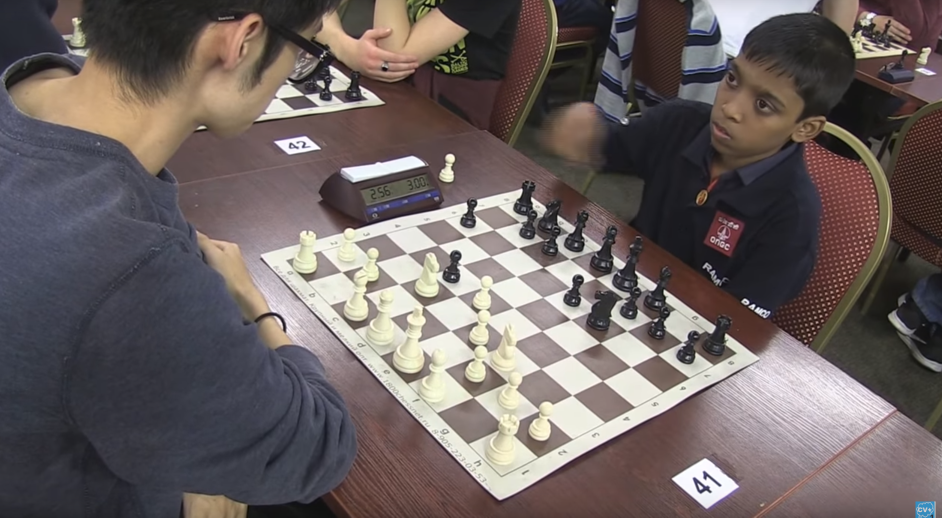
#> input picture input/img_2.png, 1884 x 1035 px (shown at 1/2 size)
$ python -i FindChessboardsWithML.py   (imports and definitions only)   (older library calls are emulated)
#> lines starting #> are read from the running program, lines starting #| are printed output that depends on the picture
# coding=utf-8
import PIL.Image
import matplotlib.image as mpimg
import scipy.ndimage
import cv2 # For Sobel etc
import glob
import numpy as np
import matplotlib.pyplot as plt
import tensorflow as tf
from matplotlib.pyplot import figure, imshow, axis
from matplotlib.image import imread
import time
# [1 line not run here, left out]
plt.rcParams['image.cmap'] = 'jet' # Default colormap is jet


from tensorflow.contrib import predictor

export_dir = 'ml/model/001/1521934334'
# [1 line that did not run here, left out]

# Saddle
def getSaddle(gray_img):
    img = gray_img#.astype(np.float64)
    gx = cv2.Sobel(img,cv2.CV_32F,1,0)
    gy = cv2.Sobel(img,cv2.CV_32F,0,1)
    gxx = cv2.Sobel(gx,cv2.CV_32F,1,0)
    gyy = cv2.Sobel(gy,cv2.CV_32F,0,1)
    gxy = cv2.Sobel(gx,cv2.CV_32F,0,1)

    S = -gxx*gyy + gxy**2
    return S

def fast_nonmax_sup(img, win=21):
  element = np.ones([win, win], np.uint8)
  img_dilate = cv2.dilate(img, element)
  peaks = cv2.compare(img, img_dilate, cv2.CMP_EQ)
  # nonzeroImg = cv2.compare(img, 0, cv2.CMP_NE)
  # peaks = cv2.bitwise_and(peaks, nonzeroImg)
  # peaks[img == 0] = 0
  # notPeaks = cv2.bitwise_not(peaks)

  img[peaks == 0] = 0
  # return img

# [282 lines left out: functions getMinSaddleDist, simplifyContours, is_square, getAngle, getContourVals, pruneContours and 12 more, not called in this run]

def pruneSaddle(s, init=128):
    thresh = init
    score = (s>0).sum()
    while (score > 10000):
        thresh = thresh*2
        s[s<thresh] = 0
        score = (s>0).sum()


def getFinalSaddlePoints(img): # 32ms -> 15ms
    # blur_img = cv2.blur(img, (3,3)) # Blur it (.5ms)
    saddle = getSaddle(img) # 6ms
    # a = time.time()
    pruneSaddle(saddle, 1024) # (1024 = 8ms)
    # b = time.time()
    # print("getSaddle() took %.2f ms" % ((b-a)*1e3))
    # saddle[saddle<100000]=0 # Hardcoded ~1ms
    fast_nonmax_sup(saddle) # ~6ms
    spts = np.argwhere(saddle)

    return spts, saddle

def processImage(img_gray):
  a = time.time()
  spts, saddle = getFinalSaddlePoints(img_gray)
  b = time.time()
  t_saddle = (b-a)
  WINSIZE = 5

  tiles = []
  pred_pts = []
  for pt in spts:
    # Build tiles
    if (np.any(pt <= WINSIZE) or np.any(pt >= np.array(img_gray.shape[:2]) - WINSIZE)):
      continue
    else:
      tile = img_gray[pt[0]-WINSIZE:pt[0]+WINSIZE+1, pt[1]-WINSIZE:pt[1]+WINSIZE+1]
      tiles.append(tile)
      pred_pts.append(pt)
  tiles = np.array(tiles, dtype=np.uint8)

  a = time.time()
  predictions = predict_fn(
    {"x": tiles})

  # print(predictions)

  good_pts = []
  bad_pts = []
  final_predictions = []
  prediction_levels = []
  for i, prediction in enumerate(predictions['probabilities']):
    c = prediction.argmax()
  # for i, prediction in enumerate(predictions['class_ids']):
  #   c = prediction
    pt = pred_pts[i]
    final_predictions.append(c)
    prediction_levels.append(prediction[1])
  b = time.time()
  t_pred = b-a
  print(" - Saddle took %.2f ms (%d pts), Predict took %.2f ms" % (t_saddle*1e3, len(spts), t_pred*1e3)) # ~2-3ms

  ml_pts = np.array(pred_pts)[np.array(prediction_levels)>0.8,:]
  bad_pts_mask = calculateOutliers(ml_pts)

  ml_pts_inliers = ml_pts[~bad_pts_mask,:]

  return ml_pts_inliers, saddle

def findChessboard(img, min_pts_needed=15, max_pts_needed=25):
    spts, saddle = processImage(img)

    edges = cv2.Canny(img, 20, 250)
    contours_all, hierarchy = getContours(img, edges)
    contours, hierarchy = pruneContours(contours_all, hierarchy, saddle)

    curr_num_good = 0
    curr_grid_next = None
    curr_grid_good = None
    curr_M = None

    for cnt_i in range(len(contours)):
        #print ("On Contour %d" % cnt_i)
        cnt = contours[cnt_i].squeeze()
        grid_curr, ideal_grid, M = getInitChessGrid(cnt)

        for grid_i in range(7):
            grid_curr, ideal_grid, _ = makeChessGrid(M, N=(grid_i+1))
            grid_next, grid_good = findGoodPoints(grid_curr, spts)
            num_good = np.sum(grid_good)
            #print('I %d (N=%d), num_good: %d of %d' % (grid_i, grid_i+1, num_good, grid_good.size))
            if num_good < 4:
                M = None
                #print ("Failed to converge on this one")
                break
            M, _ = generateNewBestFit(ideal_grid, grid_next, grid_good)
            # Check that a valid and reasonable M was returned
            if M is None or np.abs(M[0,0] / M[1,1]) > 15 or np.abs(M[1,1] / M[0,0]) > 15:
#             if M is None:
                M = None
                #print ("Failed to converge on this one")
                break
        if M is None:
            continue
        elif num_good > curr_num_good:
            curr_num_good = num_good
            curr_grid_next = grid_next
            curr_grid_good = grid_good
            curr_M = M

        # If we found something with more than max needed, good enough to stop here
        if num_good > max_pts_needed:
            break

    # If we found something
    if curr_num_good > min_pts_needed:
        final_ideal_grid = getIdentityGrid(2+2*7)-7
        return curr_M, final_ideal_grid, curr_grid_next, curr_grid_good, spts
    else:
        return None, None, None, None, None

# [81 lines left out: functions getUnwarpedPoints, getBoardOutline, main, not called in this run]


# [3 lines not run here, left out]

>>> import cv2
>>> picture = cv2.imread('input/img_2.png')
#> picture is the input picture: shape (1035, 1884, 3); mean B, G, R 96.1, 97.3, 107.1
>>> result = findChessboard(picture)
#> in getSaddle, `gx = cv2.Sobel(img,cv2.CV_32F,1,0)`:
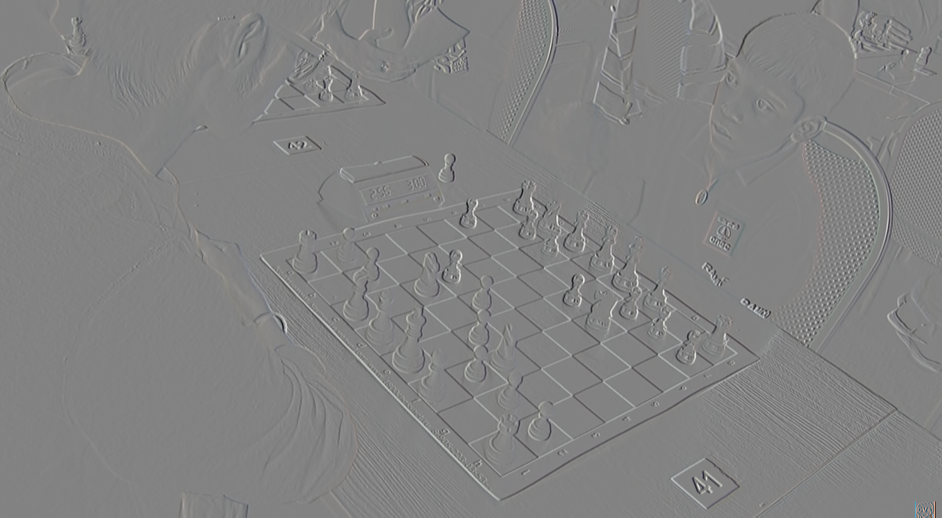
#> gx: shape (1035, 1884, 3) float32 (shown at 1/2 size); mean B, G, R -0.1, 0, 0; drawn with min black and max white
#> in getSaddle, `gy = cv2.Sobel(img,cv2.CV_32F,0,1)`:
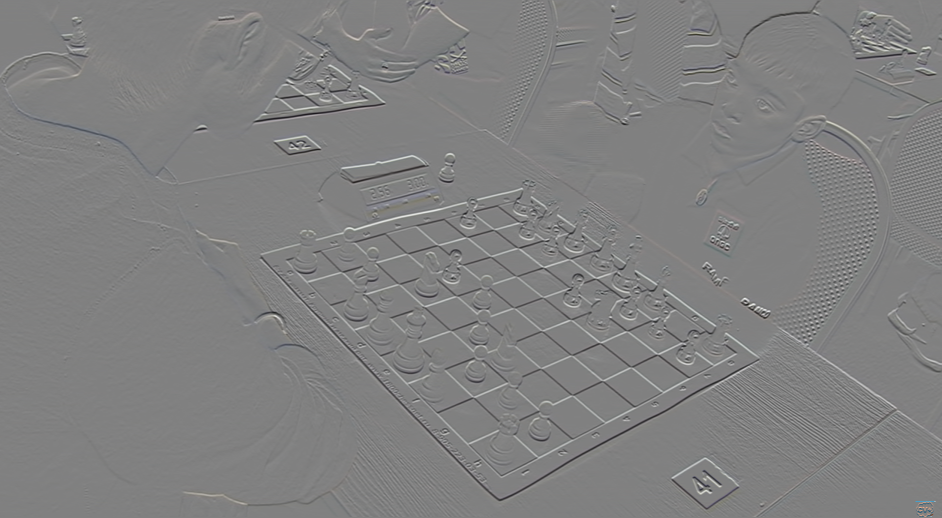
#> gy: shape (1035, 1884, 3) float32 (shown at 1/2 size); mean B, G, R -0.1, -0.1, 0; drawn with min black and max white
#> in getSaddle, `gxx = cv2.Sobel(gx,cv2.CV_32F,1,0)`:
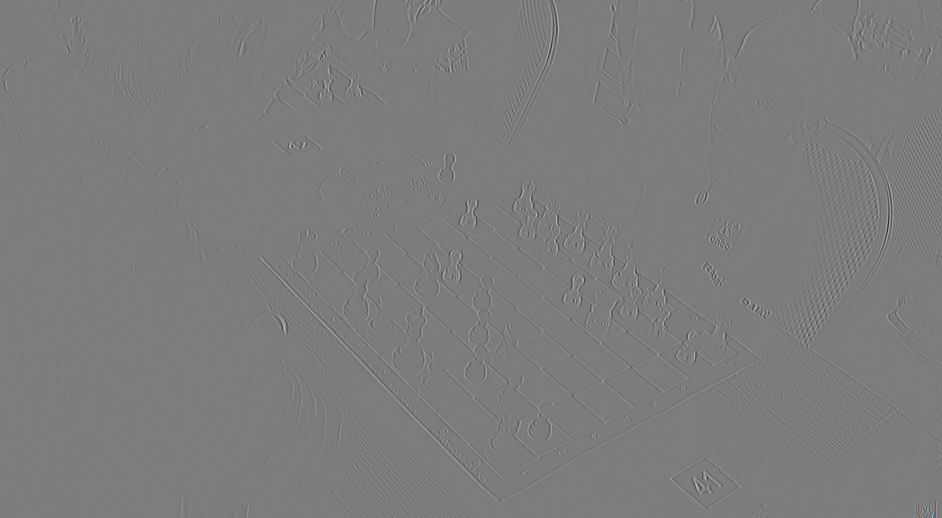
#> gxx: shape (1035, 1884, 3) float32 (shown at 1/2 size); mean B, G, R 0, 0, 0; drawn with min black and max white
#> in getSaddle, `gyy = cv2.Sobel(gy,cv2.CV_32F,0,1)`:
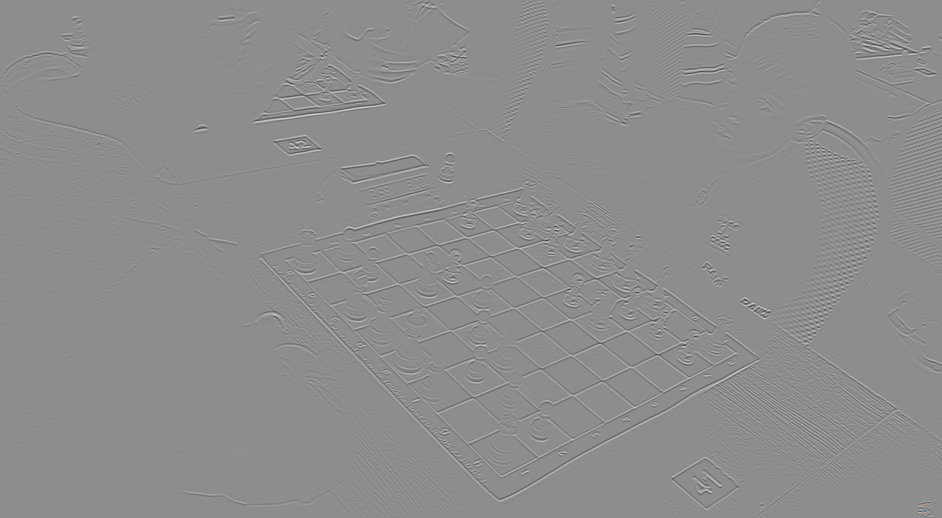
#> gyy: shape (1035, 1884, 3) float32 (shown at 1/2 size); mean B, G, R 0, 0, 0; drawn with min black and max white
#> in pruneSaddle, `score = (s>0).sum()`: score = 3262156
#> the loop in pruneSaddle, `while (score > 10000):` made 9 passes
#> (thresh, score) on passes 1 to 9: (2048, 1091553), (4096, 862812), (8192, 664639), (16384, 487821), (32768, 327636), (65536, 193094), (131072, 93082), (262144, 32423), (524288, 8415)
#> after the loop in pruneSaddle, `while (score > 10000):`: thresh = 524288
#> in fast_nonmax_sup, `img_dilate = cv2.dilate(img, element)`:
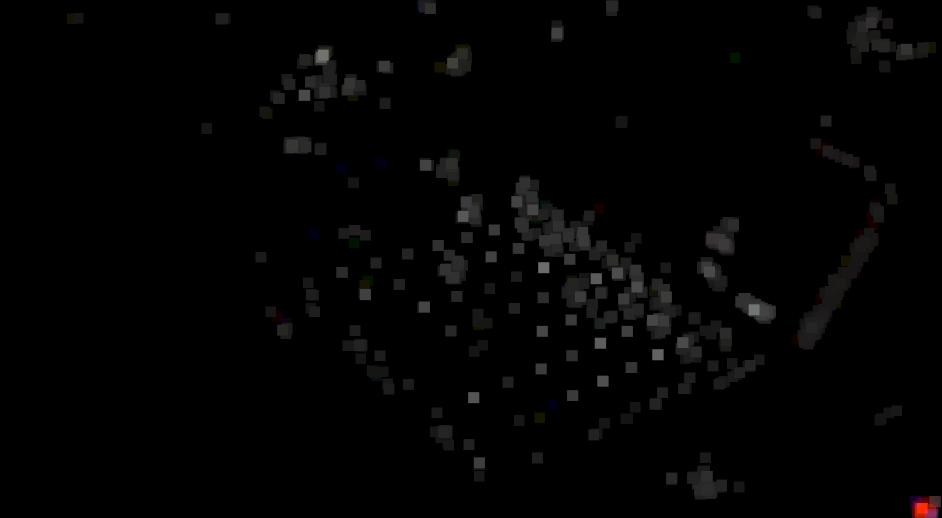
#> img_dilate: shape (1035, 1884, 3) float32 (shown at 1/2 size); mean B, G, R 76969.7, 78446.5, 82667.6; drawn with min black and max white
#> in fast_nonmax_sup, `peaks = cv2.compare(img, img_dilate, cv2.CMP_EQ)`:
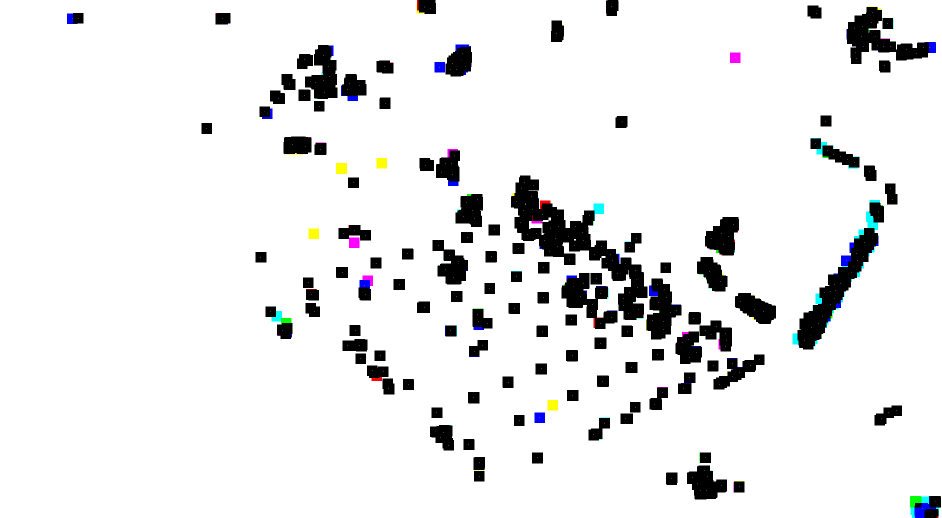
#> peaks: shape (1035, 1884, 3) (shown at 1/2 size); mean B, G, R 234.6, 234.2, 233.9
#> in getFinalSaddlePoints, `spts = np.argwhere(saddle)`: spts = 844 rows, first 8: [12, 1223, 0], [12, 1223, 1], [12, 1223, 2], [13, 849, 0], [13, 849, 2], [14, 848, 1], [17, 860, 0], [17, 860, 1]
#> the loop in processImage, `for pt in spts:` made 844 passes
#> after the loop in processImage, `for pt in spts:`: pred_pts = []
#> in processImage, `tiles = np.array(tiles, dtype=np.uint8)`: tiles = empty array
#> (the run stopped early here; a loop or call above may not have finished)

$ run again, on input/img_23.png
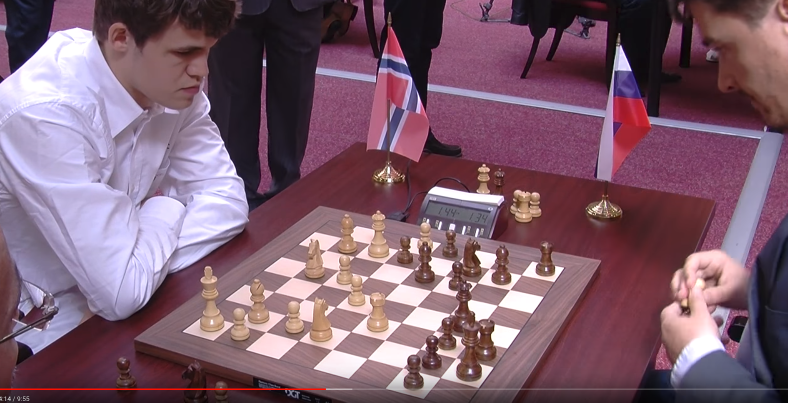
#> input picture input/img_23.png, 1575 x 805 px (shown at 1/2 size)
#> picture is the input picture: shape (805, 1575, 3); mean B, G, R 110.2, 93.8, 125.4
#> in getSaddle, `gxx = cv2.Sobel(gx,cv2.CV_32F,1,0)`:
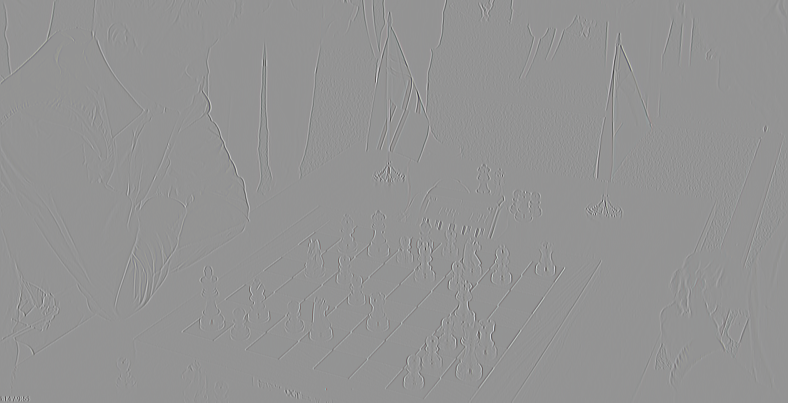
#> gxx: shape (805, 1575, 3) float32 (shown at 1/2 size); mean B, G, R 0, 0, 0; drawn with min black and max white
#> in pruneSaddle, `score = (s>0).sum()`: score = 2058286
#> the loop in pruneSaddle, `while (score > 10000):` made 10 passes
#> (thresh, score) on passes 1 to 8: (2048, 880137), (4096, 700279), (8192, 530801), (16384, 375429), (32768, 242225), (65536, 141780), (131072, 76252), (262144, 38886)
#> after the loop in pruneSaddle, `while (score > 10000):`: thresh = 1048576
#> in fast_nonmax_sup, `peaks = cv2.compare(img, img_dilate, cv2.CMP_EQ)`:
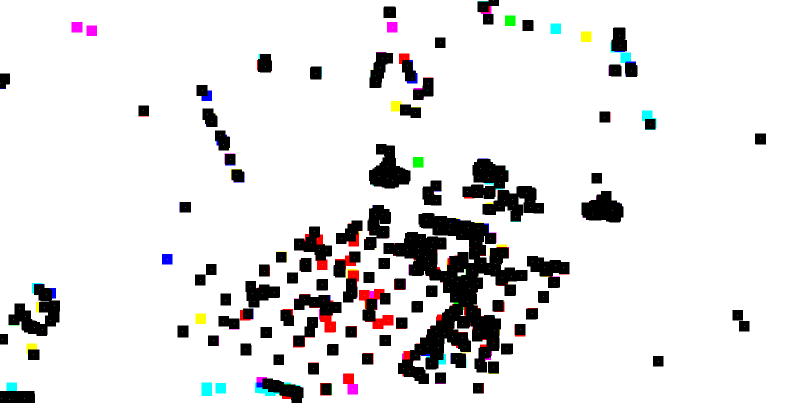
#> peaks: shape (805, 1575, 3) (shown at 1/2 size); mean B, G, R 227.4, 227.1, 228.1
#> in getFinalSaddlePoints, `spts = np.argwhere(saddle)`: spts = 757 rows, first 8: [1, 987, 0], [1, 987, 1], [1, 987, 2], [13, 965, 0], [13, 965, 2], [13, 966, 1], [23, 779, 0], [23, 779, 1]
#> the loop in processImage, `for pt in spts:` made 757 passes
#> after the loop in processImage, `for pt in spts:`: pred_pts = []
#> in processImage, `tiles = np.array(tiles, dtype=np.uint8)`: tiles = empty array

$ run again, on input/img_24.png
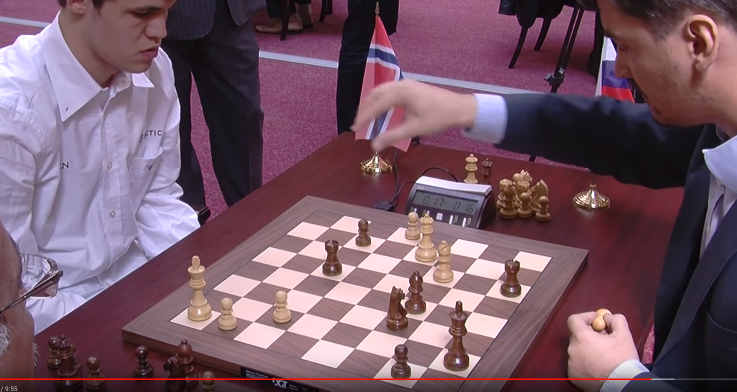
#> input picture input/img_24.png, 1473 x 783 px (shown at 1/2 size)
#> picture is the input picture: shape (783, 1473, 3); mean B, G, R 101.8, 87.2, 116.8
#> in pruneSaddle, `score = (s>0).sum()`: score = 1883522
#> the loop in pruneSaddle, `while (score > 10000):` made 10 passes
#> (thresh, score) on passes 1 to 8: (2048, 699644), (4096, 539077), (8192, 398402), (16384, 278772), (32768, 183252), (65536, 111341), (131072, 62139), (262144, 31320)
#> after the loop in pruneSaddle, `while (score > 10000):`:
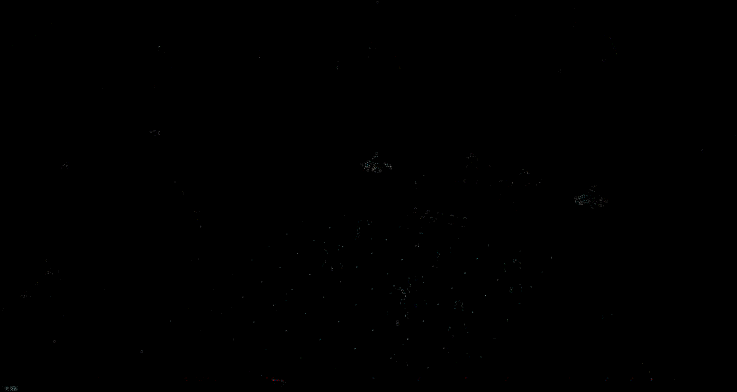
#> s: shape (783, 1473, 3) float32 (shown at 1/2 size); mean B, G, R 2641.5, 2636.6, 2364.4; drawn with min black and max white
#> after the loop in pruneSaddle, `while (score > 10000):`: thresh = 1048576
#> in fast_nonmax_sup, `peaks = cv2.compare(img, img_dilate, cv2.CMP_EQ)`:
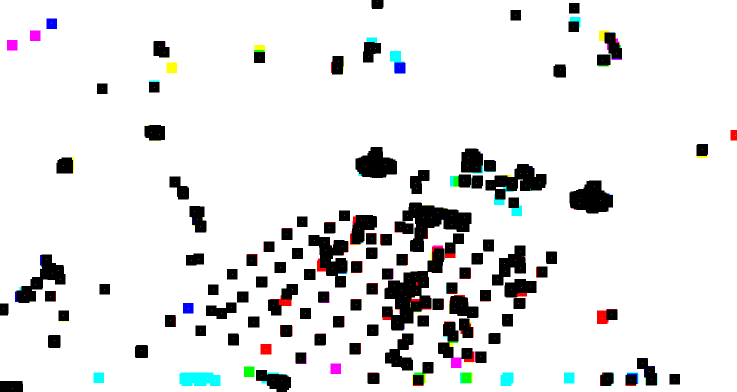
#> peaks: shape (783, 1473, 3) (shown at 1/2 size); mean B, G, R 229.8, 229.6, 229.3
#> in getFinalSaddlePoints, `spts = np.argwhere(saddle)`: spts = 632 rows, first 8: [3, 754, 0], [3, 754, 1], [3, 754, 2], [16, 1148, 0], [16, 1148, 1], [16, 1148, 2], [30, 1031, 0], [30, 1031, 1]
#> the loop in processImage, `for pt in spts:` made 632 passes
#> after the loop in processImage, `for pt in spts:`: pred_pts = []
#> in processImage, `tiles = np.array(tiles, dtype=np.uint8)`: tiles = empty array

$ run again, on input/img_25.png
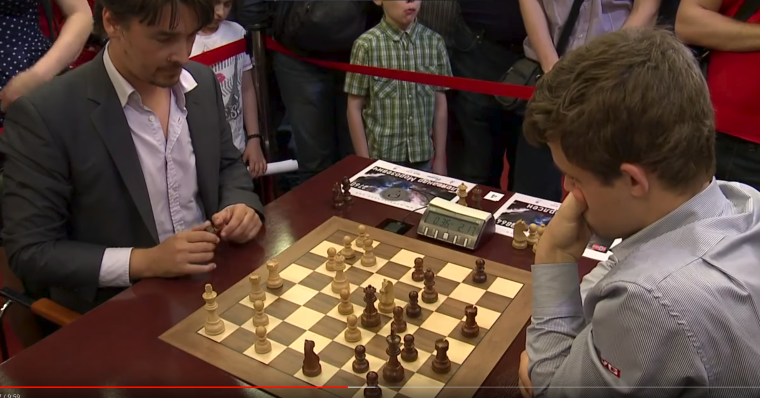
#> input picture input/img_25.png, 1520 x 796 px (shown at 1/2 size)
#> picture is the input picture: shape (796, 1520, 3); mean B, G, R 58.3, 69.3, 90.5
#> in pruneSaddle, `score = (s>0).sum()`: score = 1925915
#> the loop in pruneSaddle, `while (score > 10000):` made 10 passes
#> (thresh, score) on passes 1 to 8: (2048, 760807), (4096, 606775), (8192, 469564), (16384, 348624), (32768, 240762), (65536, 149516), (131072, 80754), (262144, 38529)
#> after the loop in pruneSaddle, `while (score > 10000):`:
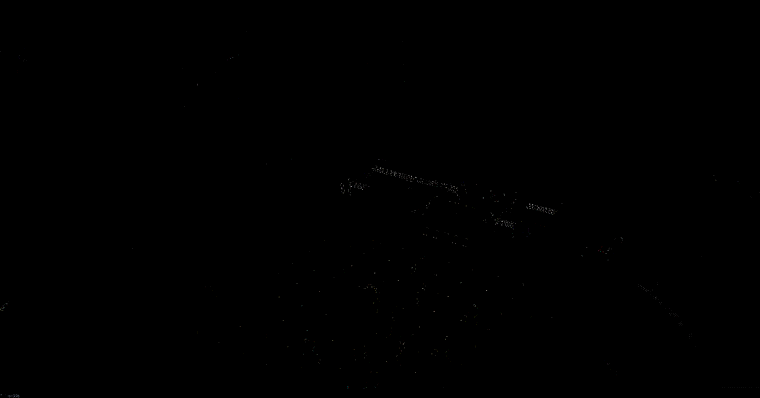
#> s: shape (796, 1520, 3) float32 (shown at 1/2 size); mean B, G, R 2752.2, 2944.5, 2994.3; drawn with min black and max white
#> after the loop in pruneSaddle, `while (score > 10000):`: thresh = 1048576
#> in fast_nonmax_sup, `peaks = cv2.compare(img, img_dilate, cv2.CMP_EQ)`:
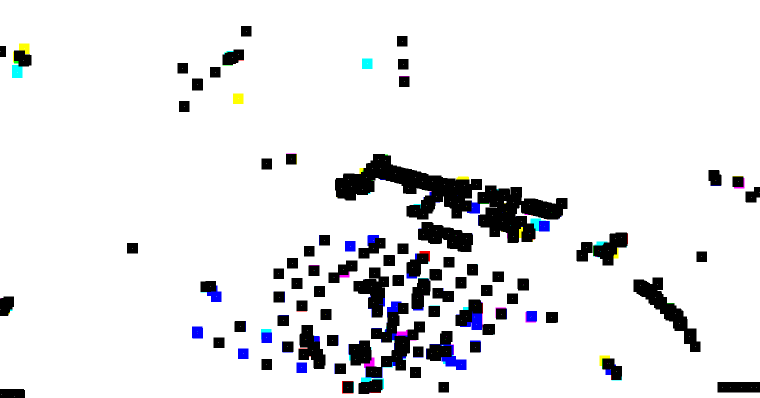
#> peaks: shape (796, 1520, 3) (shown at 1/2 size); mean B, G, R 233.6, 232.1, 231.8
#> in getFinalSaddlePoints, `spts = np.argwhere(saddle)`: spts = 586 rows, first 8: [62, 492, 0], [62, 492, 1], [62, 492, 2], [82, 804, 0], [82, 804, 1], [82, 804, 2], [97, 48, 0], [103, 1, 0]
#> the loop in processImage, `for pt in spts:` made 586 passes
#> after the loop in processImage, `for pt in spts:`: pred_pts = []
#> in processImage, `tiles = np.array(tiles, dtype=np.uint8)`: tiles = empty array
